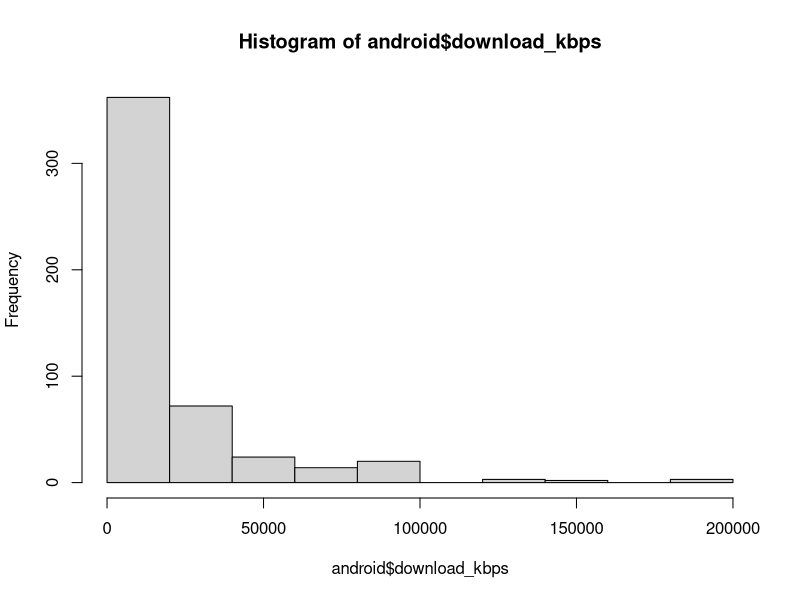
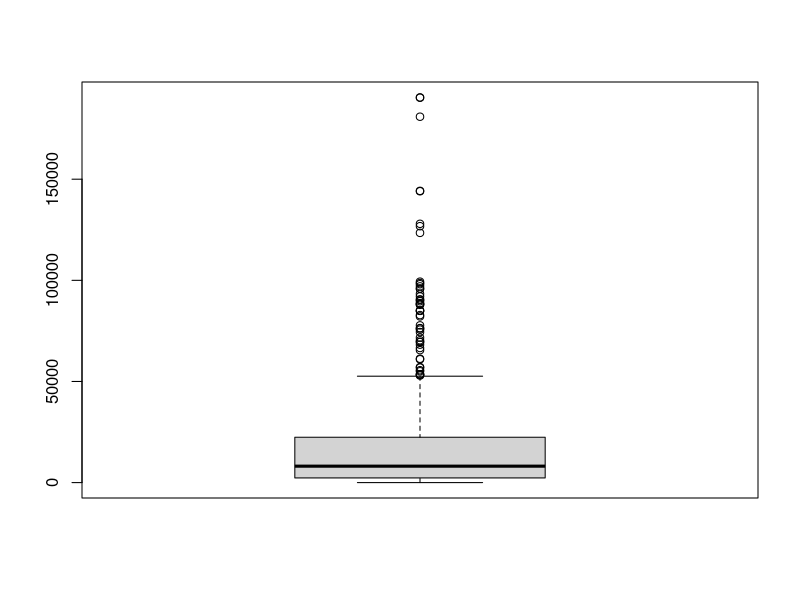
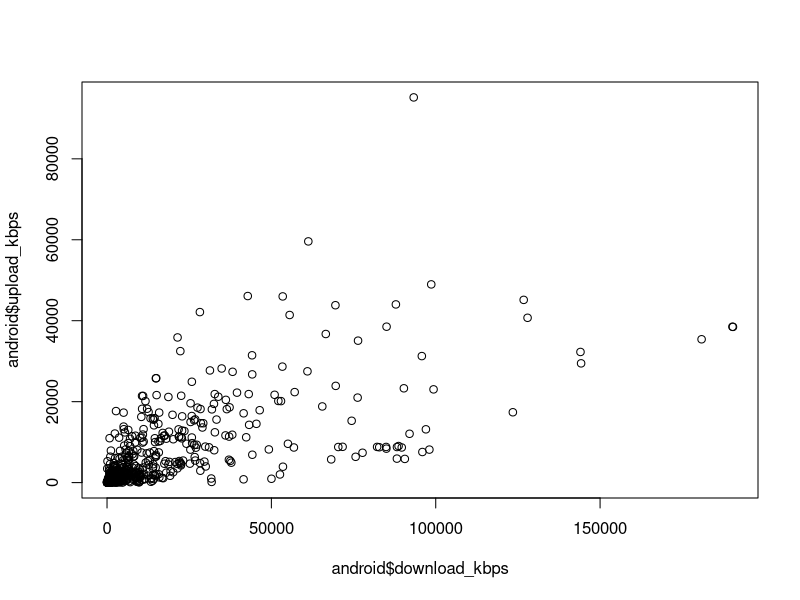

Write R code to recreate these figures, in order.
# dplyr.R

############################################################
# This is meant to show the basic usage of the dplyr package
#
# Chris Nobblitt
############################################################


# Packages ----------------------------------------------------------------
if(!require("readr")) install.packages("readr")
if(!require("dplyr")) install.packages("dplyr")


# Explore  ----------------------------------------------------------

android <- read_csv(file = "android_data_sample.csv", n_max = 500)
head(android) ## See first 6 rows
tail(android) ## See last 6 rows


names(android) ## See every column name

str(android) ## Info for every column
             ## Name of column, type of data, and sample values
             ## colName   : dataType   sampleData.......

summary(android) ## Summary statistics for every column
                 ## Min, Quartiles, Mean, and Max values
                 ## Categorical columns return class counts

hist(android$download_kbps) ##histogram of numerical column

boxplot(android$download_kbps) ##boxplot of same column

plot(android$download_kbps, android$upload_kbps) #scatter plot

glimpse(android) ## Better than str()


# Arrange -----------------------------------------------------------------
# Sorts table in ascending order

android <- dplyr::arrange(android, download_kbps) ##ascending order
head(android$download_kbps, n=30)

android <- dplyr::arrange(android, desc(download_kbps)) ##ascending order
head(android$download_kbps, n=30)


# Mutate ------------------------------------------------------------------

# Adds new columns!

#Difference in download and upload speed
android <- dplyr::mutate(android, newCol = download_kbps - upload_kbps)
head(android$newCol)



# Filter ------------------------------------------------------------------

# Selects variables that match your condition

# We only want observations from the US
android <- dplyr::filter(android, client_country_code == "US")



# Group By ----------------------------------------------------------------

# Organizes table by common values

# Average download/upload from certain devices
android <- dplyr::group_by(android, device)

dplyr::summarise(android, download = mean(download_kbps), upload = mean(upload_kbps))

#But how many devices are in each category?
dplyr::summarise(android, n = n()) # Answer: not many





